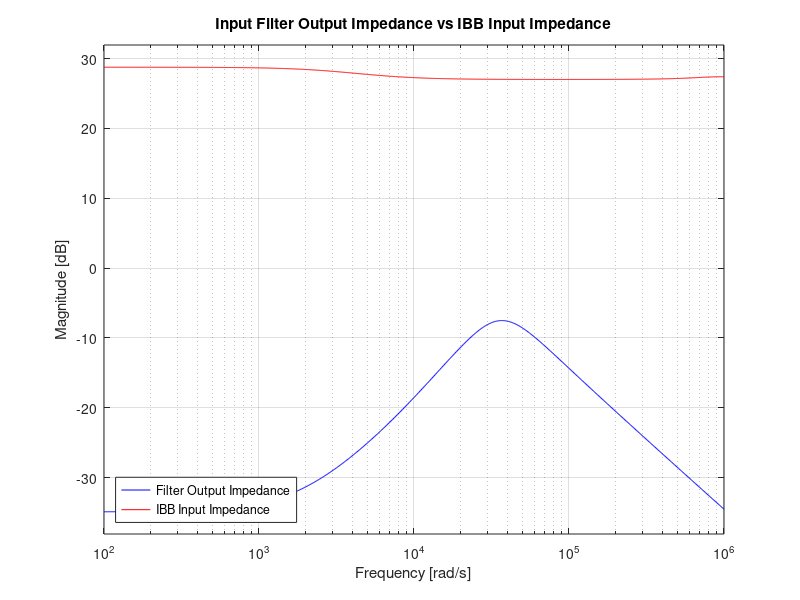

Here is the MATLAB script that generated this plot:
%% ═══════════════════════════════════════════════════════════
%  Input Filter Analysis — Updated Design
%  Inverting Buck-Boost PCMC
%  Engineer: Mohamed Drissi
%% ═══════════════════════════════════════════════════════════

clear; clc; close all;

%% ── Converter Operating Point ────────────────────────────────
Vdc  = 24;
Vout = 12;
Iout = 3;
Pout = Vout * Iout;
Iin  = Pout / Vdc;
fs   = 300e3;
D    = Vout/(Vdc+Vout);
D1   = 1-D;
R    = Vout/Iout;
L    = 22e-6;
C    = 78.8e-6;
Ri   = 0.3;
rc   = 0.002;
rl   = 50e-3;
Vref = 1.215;
Tsw  = 1/fs;

fprintf('Operating Point\n');
fprintf('  D  = %.4f\n', D);
fprintf('  D1 = %.4f\n', D1);
fprintf('  R  = %.2f Ohm\n', R);

%% ── Input Filter Parameters (NEW VALUES) ─────────────────────
Lf       = 10e-6;     % Filter inductor [H] — sized for fc=2kHz with Cf_derated
DCR_Lf   = 18e-3;      % Inductor DCR [Ohm]
Cf       = 5.45e-6;    % Cin derated @ 24V = 
ESR_Cf   = 2e-3;       % Cin effective ESR (2 caps in //) [Ohm]
Rdamp    = 0.4;        % Damping resistor [Ohm]
Cdamp    = 220e-6;     % Damping capacitor — polymer electrolytic [F]
ESR_Cd   = 11e-3;      % Cdamp ESR (polymer electrolytic) [Ohm]
Cin      = 53.2e-6;    % Input Capacitance [F]
ESR_Cin  = 2e-3;
fprintf('\nFilter Parameters\n');
fprintf('  Lf       = %.0f uH\n',  Lf*1e6);
fprintf('  DCR_Lf   = %.0f mOhm\n', DCR_Lf*1e3);
fprintf('  Cf       = %.1f uF (derated @ 24V)\n', Cf*1e6);
fprintf('  ESR_Cf   = %.0f mOhm\n', ESR_Cf*1e3);
fprintf('  Rdamp    = %.1f Ohm\n',  Rdamp);
fprintf('  Cdamp    = %.0f uF\n',   Cdamp*1e6);
fprintf('  ESR_Cd   = %.0f mOhm\n', ESR_Cd*1e3);

%% ── Key Filter Frequencies ───────────────────────────────────
fc_filter = 1/(2*pi*sqrt(Lf*Cf));
Z0        = sqrt(Lf/Cf);
Q_filter  = Rdamp * sqrt(Cf/Lf);
A_dB      = 40*log10(fs/fc_filter);

fprintf('\nFilter Key Values\n');
fprintf('  fc_filter = %.2f kHz\n', fc_filter/1e3);
fprintf('  Z0        = %.3f Ohm\n', Z0);
fprintf('  Q         = %.3f\n',     Q_filter);
fprintf('  A @ fs    = %.1f dB\n',  A_dB);

%% ── TF Objects ───────────────────────────────────────────────
s = tf('s');

%% ── Filter Output Impedance WITH PARASITICS ──────────────────

% Inductor: Lf + DCR in series
Z_Lf = s*Lf + DCR_Lf;

% Cf with ESR
Z_Cf = 1/(s*Cf) + ESR_Cf;

%Cin with ESR
Z_Cin = 1/(s*Cin) + ESR_Cin;

% Damping branch: Rdamp + Cdamp(with ESR) in series
Z_damp = Rdamp + ESR_Cd + 1/(s*Cdamp);

% Cin parallel with damping branch
Z_Cin_parallel = (Z_Cin * Z_damp) / (Z_Cin + Z_damp);

% L in series with Cf
Z_Cf_series = Z_Lf ;

% Filter output impedance (Lf in series with Cf in //  with parallel combination)
Z_filter_total = (Z_Cf_series * Z_Cin_parallel) / (Z_Cf_series + Z_Cin_parallel);

%% ── Converter Input Impedance ────────────────────────────────
Sn  = (Vdc/L)*Ri;
Sf  = (Vout/L)*Ri;
Se  = 90000;
mc  = 1 + (Se/Sn);

Vap = Vdc + Vout;
Vcp = Vout;
Vc  = 1.7;
Ic  = (Vc/Ri) - D*Tsw*Se - Vcp*(1-D)*Tsw/(2*L);

D   = Vcp/Vap;
D1  = 1-D;
ki  = D/Ri;
go  = (Tsw/L)*(D1*Se/Sn + 0.5 - D);
gf  = D*go - (D*D1)*Tsw/(2*L);
gi  = D*(gf - Ic/Vap);
gr  = (Ic/Vap) - go*D;
ko  = 1/Ri;
C3  = 1/(L*(fs*pi)^2);
req = 1/(go + 1/R + 1/rc);
Ro  = ((gi-gf+go+gr)*R+1) / ((gf*gr+gi*go)*R+gi);

Tau = (L/R)*fs;

tau1  = L / (((R*(gf*gr+gi*go)+gi)/(gf*gr+gi*go)) + rl);
tau2  = (((R*gi)/(R*(gf*gr+gi*go)+gi)) + rc) * C;
tau3  = ((R*gi)/(R*(gf*gr+gi*go)+gi)) * C3;
b1    = tau1 + tau2 + tau3;

tau12 = (rc+R)*C;
tau13 = 1/((gf*gr/gi) + go) * C3;
tau23 = ((req*gi)/(gi*(2*req*gf+1)+req*gf*gr)) * C3;
b2    = tau1*tau12 + tau1*tau13 + tau2*tau23;
b3    = tau1*tau12*tau13;

wz1 = (((1-D)^3/(2*Tau))*(1+2*Se/Sn)+1+D) / (R*C);
Qp  = 1/(pi*(mc*D1-0.5));
wn  = pi/Tsw;

Zin = Ro * tf([(1/wz1) 1],[b3 b2 b1 1]) ...
         * tf([(1/wn^2) (1/(wn*Qp)) 1], 1);

fprintf('\nConverter Input Impedance\n');
fprintf('  Ro = %.4f Ohm\n', Ro);
fprintf('  Qp = %.4f\n',     Qp);

%% Plotting
w = logspace(2,6,1000);
figure;
bodemag(Z_filter_total,'b',Zin,'r',w);
grid on;
legend('Filter Output Impedance', ...
       'IBB Input Impedance', ...
       'Location','southwest');
title('Input Filter Output Impedance vs IBB Input Impedance')
